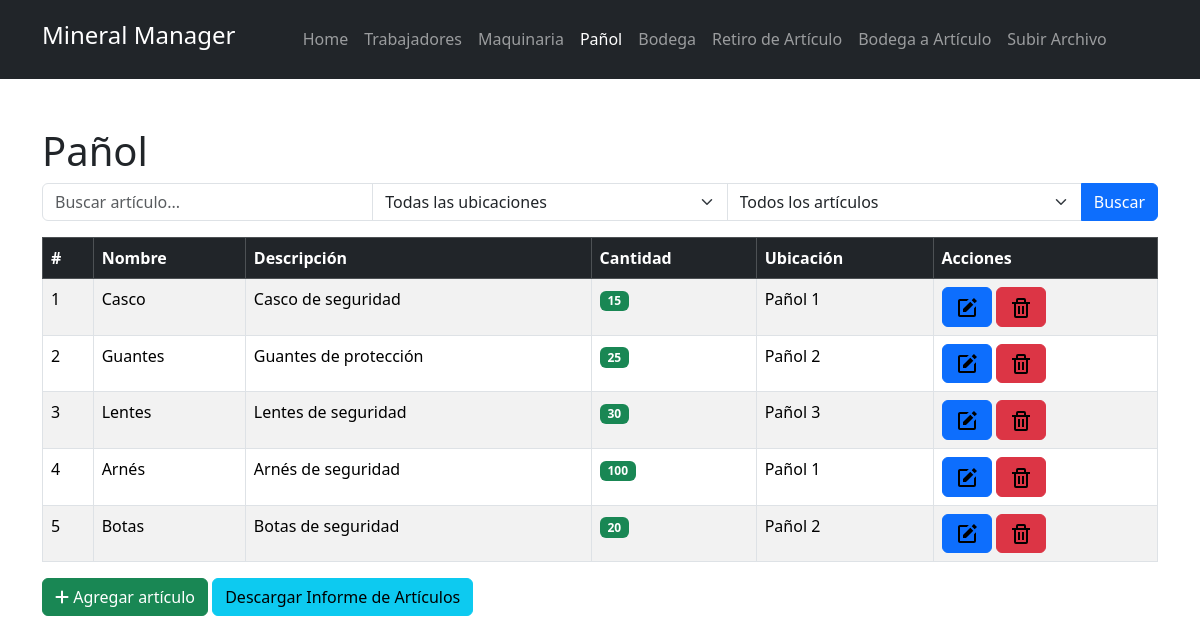
Before: /pañol/ (signed in) with the older database file.
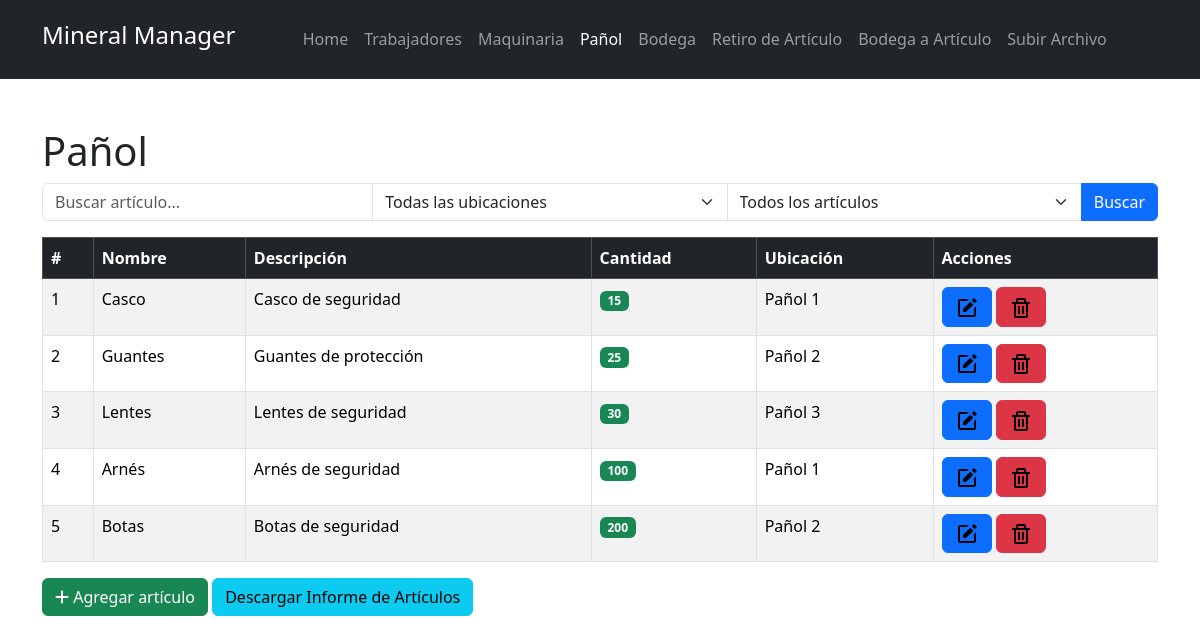
After: the same page with the newer database file.
### MineralApp/models.py (models this page shows, shortened)
class ArticuloPanol(models.Model):
    panol = models.ForeignKey(Panol, on_delete=models.RESTRICT)
    nombre_articulo = models.CharField(max_length=50)
    descripcion_articulo = models.CharField(max_length=2000)
    cantidad = models.IntegerField()

class Panol(models.Model):
    nombre_panol = models.CharField(max_length=50, unique=True)

### MineralApp/forms.py
class ArticuloPanolForm(forms.ModelForm):
    class Meta:
        model = ArticuloPanol
        fields = ['nombre_articulo', 'descripcion_articulo', 'cantidad', 'panol']

### templates/panol.html (shortened to what this page needs)
<!doctype html>
<html lang="es">
<head>
    {% load static %}
    <link rel="stylesheet" href="https://cdn.jsdelivr.net/npm/bootstrap@5.3.2/dist/css/bootstrap.min.css">
    <link href="{% static 'CSS/index_style.css' %}" rel="stylesheet" />
    <link href="{% static 'CSS/logout_style.css' %}" rel="stylesheet" />
</head>
<body>
    <header>
        <nav class="navbar navbar-expand-lg navbar-dark bg-dark px-0 py-3">
            <div class="container-xl">
                <a class="navbar-brand" href="/home"><h4>Mineral Manager</h4></a>
                <div class="collapse navbar-collapse" id="navbarCollapse">
                    <div class="navbar-nav mx-lg-auto">
                        <a class="nav-item nav-link" href="/home">Home</a>
                        <a class="nav-item nav-link" href="#">Trabajadores</a>
                        <a class="nav-item nav-link" href="#">Maquinaria</a>
                        <a class="nav-item nav-link active" href="/pañol">Pañol</a>
                        <a class="nav-item nav-link" href="#">Bodega</a>
                        <a class="nav-item nav-link" href="#">Retiro de Artículo</a>
                        <a class="nav-item nav-link" href="#">Bodega a Artículo</a>
                        <a class="nav-item nav-link" href="/upload">Subir Archivo</a>
                    </div>
                </div>
            </div>
        </nav>
    </header>
    <main class="container mt-5">
        <h1>Pañol</h1>
        <form method="GET" class="form-inline mb-3">
            <div class="input-group">
                <input type="text" name="q" class="form-control" placeholder="Buscar artículo..." value="{{ search_query }}">
                <select class="form-select" name="ubicacion">
                    <option value="">Todas las ubicaciones</option>
                </select>
                <select class="form-select" name="cantidad_filtro">
                    <option value="">Todos los artículos</option>
                </select>
                <button class="btn btn-primary" type="submit">Buscar</button>
            </div>
        </form>
        <table class="table table-bordered table-striped mt-3">
            <thead class="table-dark">
                <tr>
                    <th>#</th>
                    <th>Nombre</th>
                    <th>Descripción</th>
                    <th>Cantidad</th>
                    <th>Ubicación</th>
                    <th>Acciones</th>
                </tr>
            </thead>
            <tbody>
                {% for articulo in articulos %}
                <tr>
                    <td>{{ forloop.counter }}</td>
                    <td>{{ articulo.nombre_articulo }}</td>
                    <td>{{ articulo.descripcion_articulo }}</td>
                    <td>
                        {% if articulo.cantidad > 10 %}
                            <span class="badge bg-success">{{ articulo.cantidad }}</span>
                        {% elif articulo.cantidad > 0 %}
                            <span class="badge bg-warning">{{ articulo.cantidad }}</span>
                        {% else %}
                            <span class="badge bg-danger">Agotado</span>
                        {% endif %}
                    </td>
                    <td>{{ articulo.panol.nombre_panol|default:"No asignado" }}</td>
                    <td>
                        <button class="btn btn-primary" data-bs-toggle="modal" data-bs-target="#editModal{{ articulo.id }}">
                        </button>
                        <button class="btn btn-danger" data-bs-toggle="modal" data-bs-target="#deleteModal{{ articulo.id }}">
                            <svg xmlns="http://www.w3.org/2000/svg" width="24" height="24" viewBox="0 0 24 24" style="fill: rgba(0, 0, 0, 1);transform: ;msFilter:;"><path d="M5 20a2 2 0 0 0 2 2h10a2 2 0 0 0 2-2V8h2V6h-4V4a2 2 0 0 0-2-2H9a2 2 0 0 0-2 2v2H3v2h2zM9 4h6v2H9zM8 8h9v12H7V8z"></path><path d="M9 10h2v8H9zm4 0h2v8h-2z"></path></svg>
                        </button>
                    </td>
                </tr>
                {% endfor %}
            </tbody>
        </table>
        <button class="btn btn-success" data-bs-toggle="modal" data-bs-target="#addModal">
            <i class="fas fa-plus"></i> Agregar artículo
        </button>
        <a href="{% url 'descargar_informe' %}" class="btn btn-info">Descargar Informe de Artículos</a>
        </main>
    </body>
    </html>

Changed rows visible on the page:
changed ArticuloPanol "Botas": cantidad "20" → "200"
